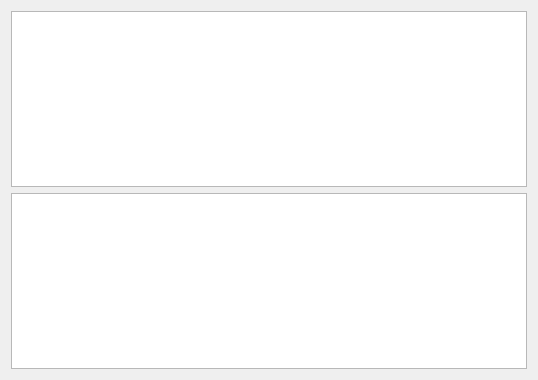
<?xml version="1.0" encoding="UTF-8"?>
<ui version="4.0">
 <class>Form</class>
 <widget class="QWidget" name="Form">
  <property name="geometry">
   <rect>
    <x>0</x>
    <y>0</y>
    <width>538</width>
    <height>380</height>
   </rect>
  </property>
  <property name="windowTitle">
   <string>Form</string>
  </property>
  <layout class="QVBoxLayout" name="verticalLayout">
   <item>
    <widget class="QTextEdit" name="console_out_widget">
     <property name="readOnly">
      <bool>true</bool>
     </property>
    </widget>
   </item>
   <item>
    <widget class="SignalTextEdit" name="console_in_widget"/>
   </item>
  </layout>
 </widget>
 <customwidgets>
  <customwidget>
   <class>SignalTextEdit</class>
   <extends>QTextEdit</extends>
   <header>ui.smart_signals.signal_text_edit</header>
  </customwidget>
 </customwidgets>
 <resources/>
 <connections/>
</ui>
